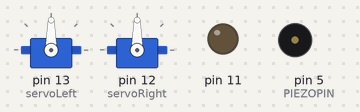
Recording of a sketch running on a simulated Arduino Uno, built with avr-gcc and run on an emulated ATmega328P. Parts: 2 × servo, output pins drawn as LEDs (lit = HIGH), buzzer (waves = sounding). Pins used as bus, display or sensor lines are not drawn.

Above: at 0.35 s.
At 10.1 s:
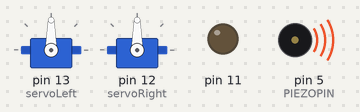
At 20.1 s:
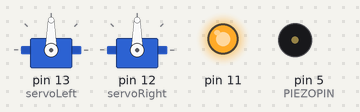
At 33.2 s:
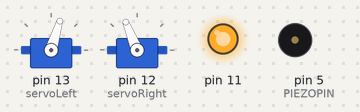
At 36.7 s:
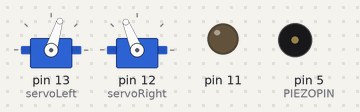
Timing chart, 0 to 38.2 s (numbered marks = the images above):
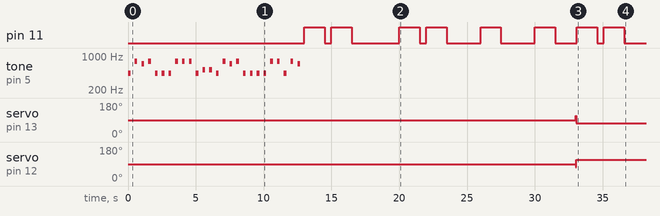

The sketch:

Robot_Dance_Party.ino
```cpp
#include <Servo.h>

Servo servoLeft;                             // Declare left servo signal
Servo servoRight;                            // Declare right servo signal

  //all letters are uppercase except for f
void Dot(){
    digitalWrite(12,HIGH);
    delay(500);
    digitalWrite(12,LOW);
    delay(500);
  }
void Flash(){
    digitalWrite(11,HIGH);
    delay(1500);
    digitalWrite(11,LOW);
    delay(500);
  }
void A(){
  Dot();
  Flash();
  delay(1000);
  }
void B(){
  Flash();
  Dot();
  Dot();
  Dot();
  delay(1000);
  }
void C(){
  Flash();
  Dot();
  Flash();
  Dot();
  delay(1000);
  }
void D(){
  Flash();
  Dot();
  Dot();
  delay(1000);
  }
void E(){
  Dot();
  delay(1000);
  }

void G(){
  Flash();
  Flash();
  Dot();
  delay(1000);
  }

 void f(){
  Dot();
  Dot();
  Flash();
  Dot();
  delay(1000);
 }
void H(){
  Dot();
  Dot();
  Dot();
  Dot();
  delay(1000);
  }
void I(){
  Dot();
  Dot();
  delay(1000);
  }
void J(){
  Dot();
  Flash();
  Flash();
  Flash();
  delay(1000);
  }
void K(){
  Flash();
  Dot();
  Flash();
  delay(1000);
  }
void L(){
  Dot();
  Flash();
  Dot();
  Dot();
  delay(1000);
  }
void M(){
  Flash();
  Flash();
  delay(1000);
  }
void N(){
  Flash();
  Dot();
  delay(1000);
  }
void O(){
  Flash();
  Flash();
  Flash();
  delay(1000);
  }
void P(){
  Dot();
  Flash();
  Flash();
  Dot();
  delay(1000);
  }
void Q(){
  Flash();
  Flash();
  Dot();
  Flash();
  delay(1000);
  }
void R(){
  Dot();
  Flash();
  Dot();
  delay(1000);
  }
void S(){
  Dot();
  Dot();
  Dot();
  delay(1000);
  }
void T(){
  Flash();
  delay(1000);
  }
void U(){
  Dot();
  Dot();
  Flash();
  delay(1000);
  }
void V(){
  Dot();
  Dot();
  Dot();
  Flash();
  delay(1000);
  }
void W(){
  Dot();
  Flash();
  Flash();
  delay(1000);
  }
void X(){
  Flash();
  Dot();
  Dot();
  Flash();
  delay(1000);
  }
void Y(){
  Flash();
  Dot();
  Flash();
  Flash();
  delay(1000);
  }
void Z(){
  Flash();
  Flash();
  Dot();
  Dot();
  delay(1000);
  }

int PIEZOPIN = 5;                            // Declare pin that the piezo is connected to.
// DECLARE LED PINS HERE

// One octave of notes between A4 and A5, for Piezo Greeting
int note_A4 = 440;
int note_As4 = 466; int note_Bb4 = note_As4;
int note_B4 = 494;
int note_C5 = 523;
int note_Cs5 = 554; int note_Db5 = note_Cs5;
int note_D5 = 587;
int note_Ds5 = 622; int note_Eb5 = note_Ds5;
int note_E5 = 659;
int note_F5 = 698;
int note_Fs5 = 740; int note_Gb5 = note_Fs5;
int note_G5 = 784;
int note_Gs5 = 830; int note_Ab5 = note_Gs5;

void setup()
{
  pinMode(PIEZOPIN, OUTPUT);                 // Attach piezo to pin 5.
  servoLeft.attach(13);                      // Attach left signal to pin 13
  servoRight.attach(12);                     // Attach right signal to pin 12
  // Attach LED pins here.

}

void loop()
{
  // Code for testing servos.
  // Tinker with the numbers to see how they work!
  // For help, visit https://learn.parallax.com/tutorials/robot/shield-bot/robotics-board-education-shield-arduino/chapter-2-shield-lights-servo-4.

  pinMode(12, OUTPUT);
  pinMode(11, OUTPUT);
  pinMode(PIEZOPIN, OUTPUT);
   for(int x = 1; x < 2; x += 1){
    tone(PIEZOPIN,note_A4,200);
    delay(500);
    tone(PIEZOPIN,note_G5,200);
    delay(500);
    tone(PIEZOPIN,note_F5,200);
    delay(500);
    tone(PIEZOPIN,note_G5,200);
    delay(500);
    tone(PIEZOPIN,note_A4,200);
    delay(500);
    tone(PIEZOPIN,note_A4,200);
    delay(500);
    tone(PIEZOPIN,note_A4,200);
    delay(500);
    tone(PIEZOPIN,note_G5,200);
    delay(500);
    tone(PIEZOPIN,note_G5,200);
    delay(500);
    tone(PIEZOPIN,note_G5,200);
    delay(500);
    tone(PIEZOPIN,note_A4,200);
    delay(500);
    tone(PIEZOPIN,note_C5,200);
    delay(500);
    tone(PIEZOPIN,note_C5,200);
    delay(500);
    tone(PIEZOPIN,note_A4,200);
    delay(500);
    tone(PIEZOPIN,note_G5,200);
    delay(500);
    tone(PIEZOPIN,note_F5,200);
    delay(500);
    tone(PIEZOPIN,note_G5,200);
    delay(500);
    tone(PIEZOPIN,note_A4,200);
    delay(500);
    tone(PIEZOPIN,note_A4,200);
    delay(500);
    tone(PIEZOPIN,note_A4,200);
    delay(500);
    tone(PIEZOPIN,note_A4,200);
    delay(500);
    tone(PIEZOPIN,note_G5,200);
    delay(500);
    tone(PIEZOPIN,note_G5,200);
    delay(500);
    tone(PIEZOPIN,note_A4,200);
    delay(500);
    tone(PIEZOPIN,note_G5,200);
    delay(500);
    tone(PIEZOPIN,note_F5,200);
    delay(500);
    }
   for(int x = 1; x < 20; x += 1){
    G();
    P();
    X();

    servoLeft.writeMicroseconds(1700);
    servoRight.writeMicroseconds(1300);
    delay(50);

    servoLeft.writeMicroseconds(1300);
    servoRight.writeMicroseconds(1700);
    delay(50);
  }
  servoLeft.writeMicroseconds(700);
  delay(400);
}
```

Measured:
- by itself, pin 11: LOW → HIGH at 13.0 s, → LOW 1.5 s later, → HIGH 0.50 s later, → LOW 1.5 s later, … (16 changes in this stretch)
- by itself, servo on pin 13 (servoLeft): 90° → 73° at 33.0 s
- by itself, servo on pin 12 (servoRight): 90° → 112° at 33.0 s
- by itself, tone on pin 5 (PIEZOPIN): plays 440 Hz for 0.20 s, 784 Hz for 0.20 s, 698 Hz for 0.20 s, 784 Hz for 0.20 s, 440 Hz for 0.20 s, 440 Hz for 0.20 s … (26 notes in this stretch)
